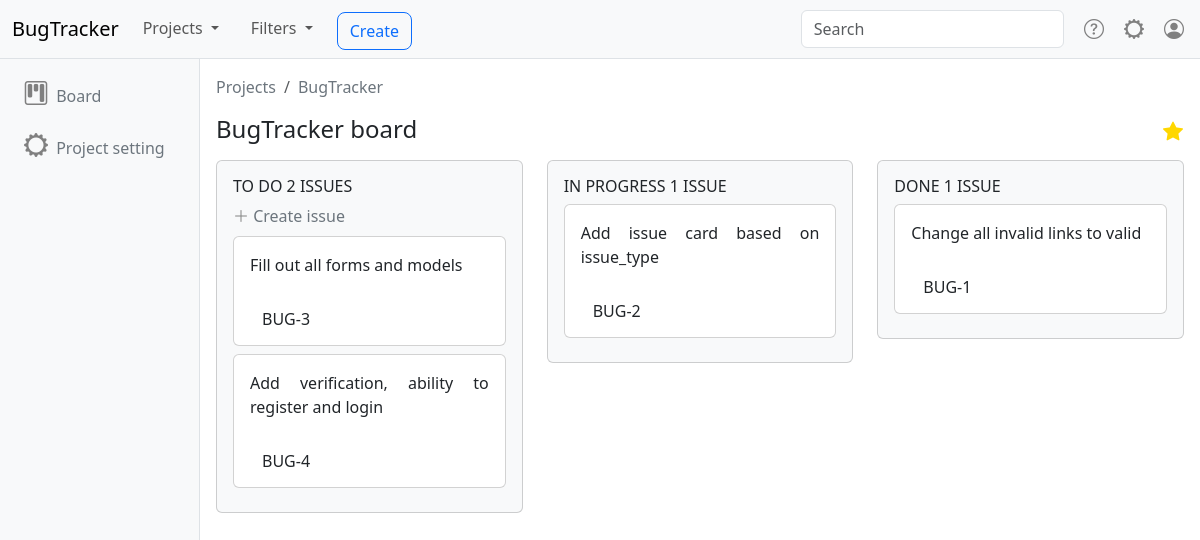
The app's page /boards/1/ with its own data.
### bugtracker/models.py (models this page shows, shortened)
class Project(models.Model):
    name = models.CharField(max_length=255, unique=True)
    description = models.CharField(max_length=255, default='')
    key = models.CharField(max_length=10, default=name, unique=True)
    type = models.ForeignKey(Project_type, on_delete=models.PROTECT)
    starred = models.BooleanField(verbose_name="favorite project", default=False)
    created = models.DateTimeField(timezone.now())

class Issue(models.Model):
    project = models.ForeignKey(Project, on_delete=models.CASCADE)
    issue_num = models.PositiveIntegerField(unique=True)
    title = models.CharField(max_length=255)
    description = models.TextField(default='')
    type = models.ForeignKey(Issue_type, on_delete=models.PROTECT)
    priority = models.ForeignKey(Issue_priority, on_delete=models.PROTECT)
    status = models.ForeignKey(Issue_status, on_delete=models.PROTECT)
    author = models.ForeignKey(User, on_delete=models.CASCADE)
    created = models.DateTimeField(auto_now_add=True)
    updated = models.DateTimeField(auto_now=True)
    duedate = models.DateTimeField()
    closed  = models.DateTimeField(default=None)
    timespent = models.PositiveIntegerField(default=0)

### bugtracker/views.py (the view)
# urls.py: path("boards/<int:project_id>/", views.boards, name="boards"),
def boards(request, project_id):
    all_issues = Issue.objects.order_by('status_id')
    todo_issues = 0
    in_progress_issues = 0
    done_issues  = 0
    issue_list = []
    for issue in all_issues:
        if issue.project_id == project_id:
            if issue.status_id == 1:
                todo_issues += 1
            elif issue.status_id == 2:
                in_progress_issues += 1
            else:
                done_issues += 1
            issue_list.append(issue)
    project = Project.objects.get(id=project_id)
    project_id = project.id
    user = User.objects.get(id=1)
    context = {
        'project': project,
        'user_id': user.id,
        'project_id': project_id,
        'projects_list': projects_list,
        'issues_list': issue_list,
        'issue_types_list': issue_types_list,
        'issue_priority_list': issue_priority_list,
        'todo_issues': todo_issues,
        'in_progress_issues': in_progress_issues,
        'done_issues': done_issues,
    }
    return render(request, "boards.html", context)

### templates/boards.html (shortened to what this page needs)
{% load static %}
<!DOCTYPE html>
<html lang="en">
<head>
	<link href="https://cdn.jsdelivr.net/npm/bootstrap@5.3.0/dist/css/bootstrap.min.css" rel="stylesheet">
	<link rel="stylesheet" href="https://cdn.jsdelivr.net/npm/bootstrap-icons@1.10.5/font/bootstrap-icons.css">
	<link rel="stylesheet" href="{% static 'style.css' %}">
</head>
<body>
	<nav class="navbar navbar-expand-lg bg-body-tertiary border-bottom">
		<div class="container-fluid">
			<a class="navbar-brand" href="{% url 'projects' %}">BugTracker</a>
			<div class="collapse navbar-collapse" id="navbarText">
				<ul class="navbar-nav nav-underline me-auto mb-lg-0">
					<li class="nav-item dropdown">
						<a class="nav-link dropdown-toggle" href="#" role="button" data-bs-toggle="dropdown"
							aria-expanded="false">
							Projects
						</a>
					</li>
					<li class="nav-item dropdown">
						<a class="nav-link dropdown-toggle" href="#" role="button" data-bs-toggle="dropdown"
							aria-expanded="false">
							Filters
						</a>
					</li>
					<ul class="navbar-nav me-auto mt-1 mb-4 mb-lg-0">
						<li class="nav-item">
							<button type="button" class="btn btn-outline-primary rounded-3" data-bs-toggle="modal"
								data-bs-target="#staticBackdrop">
								Create
							</button>
						</li>
					</ul>
				</ul>
				<form class="col-12 col-lg-3 me-3" role="search">
					<input type="search" class="form-control" placeholder="Search" aria-label="Search">
				</form>
				<div class="d-flex justify-content-center">
					<ul class="navbar-expand p-0 mb-0 mb-lg-0">
						<ul class="navbar-nav">
							<li class="nav-item dropdown  m-1 me-3">
								<a href="#" role="button" data-bs-toggle="dropdown" data-bs-toggle="tooltip"
									data-bs-placement="bottom" title="Help" aria-expanded="false">
									<i class="fs-5 bi bi-question-circle icon-color"></i>
								</a>
							</li>
							<li class="nav-item dropdown m-1 me-3">
								<a href="#" role="button" data-bs-toggle="dropdown" data-bs-toggle="tooltip"
									data-bs-placement="bottom" title="Settings" aria-expanded="false">
									<i class="fs-5 bi bi-gear-wide icon-color"></i>
								</a>
							</li>
							<li class="nav-item dropdown m-1">
								<a href="#" role="button" data-bs-toggle="dropdown" data-bs-toggle="tooltip"
									data-bs-placement="bottom" title="User" aria-expanded="false">
									<i class="fs-5 bi bi-person-circle icon-color"></i>
								</a>
							</li>
						</ul>
					</ul>
				</div>
			</div>
		</div>
	</nav>
	<div class="container-fluid">
		<div class="row flex-nowrap">
			<div class="col-auto col-md-3 col-xl-2 px-sm-2 px-0 bg-body-tertiary border-end">
				<div class="d-flex flex-column align-items-center align-items-sm-start px-3 pt-2 text-white min-vh-100">
					<ul class="nav nav-pills flex-column mb-sm-auto mb-0 align-items-center align-items-sm-start"
						id="menu">
						<li class="nav-item">
							<a href="{% url 'boards' project.id %}" class="nav-link px-0 align-middle text-secondary">
								<i class="fs-4 bi bi-kanban icon-color"></i>
								<span class="ms-1 d-none d-sm-inline">Board</span>
							</a>
						</li>
						<li>
							<a href="{% url 'project-settings' project.id %}"
								class="nav-link px-0 align-middle text-secondary">
								<i class="fs-4 bi bi-gear-wide icon-color"></i>
								<span class="ms-1 d-none d-sm-inline">Project setting</span>
							</a>
						</li>
					</ul>
				</div>
			</div>
			<div class="col py-3 mx-1" style="text-align: justify;">
				<nav aria-label="Breadcrumb">
					<ol class="breadcrumb">
						<li class="breadcrumb-item">
							<a class="link-offset-2 link-secondary link-offset-3-hover link-underline
								link-underline-opacity-0 link-underline-opacity-75-hover" href="{% url 'projects'%}">
								Projects
							</a>
						</li>
						<li class="breadcrumb-item active">
							<a class="link-offset-2 link-secondary link-offset-3-hover link-underline
			                    link-underline-opacity-0 link-underline-opacity-75-hover" href="{% url 'boards' project_id%}">
								{{ project.name }}
							</a>
						</li>
					</ol>
				</nav>
				<div class="row mt-2">
					<div class="container mb-2">
						<div class="row justify-content-between text-start">
							<div class="col-sm-4">
								<h4 class="h4 fw-normal">{{project.name}} board</h4>
							</div>
							<div class="col-sm-4 text-end">
							{% if project.starred %}
								<button type="button" class="btn p-0" data-bs-toggle="tooltip"
									data-bs-placement="bottom" title="Starred project">
									<i class="fs-5 bi bi-star-fill" style="color: gold;"></i></button>
							{% else %}
								<button type="button" class="btn p-0" data-bs-toggle="tooltip"
									data-bs-placement="bottom" title="Starred project">
									<i class="fs-5 bi bi-star icon-color"></i></button>
							{% endif %}
							</div>
						</div>
					</div>
					<div class="col-sm-4">
						<div class="card bg-body-tertiary">
							<div class="card-body" ondrop="drop(event)" ondragover="allowDrop(event)">
								{% if todo_issues == 0 %}
									<h6 class="card-title">TO DO ISSUES</h6>
								{% elif todo_issues|divisibleby:2 %}
									<h6 class="card-title">TO DO {{ todo_issues }} ISSUES</h6>
								{% else %}
									<h6 class="card-title">TO DO {{ todo_issues }} ISSUE</h6>
								{% endif %}
								<div class="dropdown">
									<button type="button" class="btn p-0 mb-2 fw-medium text-secondary border-0" data-bs-toggle="dropdown"
										aria-expanded="false" data-bs-auto-close="outside">
										<i class="fs-6 bi bi-plus-lg icon-color"></i> Create issue
									</button>
								</div>
								{% for issue in issues_list %}
									{% if issue.status_id == 1 %}
										<div class="card mb-2" draggable="true" ondragstart="drag(event)" id="card{{issue.issue_num}}">
											<div class="card-body">
												{{ issue.title }}
											</div>
											<div class="card-footer border-0 bg-transparent">
												<button type="button" class="btn stretched-link border-0" data-bs-toggle="modal"
													data-bs-target="#staticBackdropBoardIssue">{{ project.key }}-{{ issue.issue_num }}
												</button>
											</div>
										</div>
									{% endif %}
								{% endfor %}
							</div>
						</div>
					</div>
					<div class="col-sm-4">
						<div class="card bg-body-tertiary">
							<div class="card-body" ondrop="drop(event)" ondragover="allowDrop(event)">
								{% if in_progress_issues == 0 %}
								<h6 class="card-title">IN PROGRESS ISSUES</h6>
								{% elif in_progress_issues|divisibleby:2 %}
								<h6 class="card-title">IN PROGRESS {{ in_progress_issues }} ISSUES</h6>
								{% else %}
								<h6 class="card-title">IN PROGRESS {{ in_progress_issues }} ISSUE</h6>
								{% endif %}
								{% for issue in issues_list %}
									{% if issue.status_id == 2 %}
										<div class="card mb-2" draggable="true" ondragstart="drag(event)" id="card{{issue.issue_num}}">
											<div class="card-body">
												{{ issue.title }}
											</div>
											<div class="card-footer border-0 bg-transparent">
												<button type="button" class="btn stretched-link border-0" data-bs-toggle="modal"
													data-bs-target="#staticBackdropBoardIssue">{{ project.key }}-{{ issue.issue_num}}
												</button>
											</div>
										</div>
									{% endif %}
								{% endfor %}
							</div>
						</div>
					</div>
					<div class="col-sm-4">
						<div class="card bg-body-tertiary">
							<div class="card-body" ondrop="drop(event)" ondragover="allowDrop(event)">
								{% if done_issues == 0 %}
									<h6 class="card-title">DONE</h6>
								{% elif done_issues|divisibleby:2 %}
									<h6 class="card-title">DONE {{ done_issues }} ISSUES</h6>
								{% else %}
									<h6 class="card-title">DONE {{ done_issues }} ISSUE</h6>
								{% endif %}
								{% for issue in issues_list %}
									{% if issue.status_id == 3 %}
										<div class="card mb-2" draggable="true" ondragstart="drag(event)" id="card{{issue.issue_num}}">
											<div class="card-body">
												{{ issue.title }}
											</div>
											<div class="card-footer border-0 bg-transparent">
												<button type="button" class="btn stretched-link border-0" data-bs-toggle="modal"
													data-bs-target="#staticBackdropBoardIssue">{{ project.key }}-{{ issue.issue_num}}
												</button>
											</div>
										</div>
									{% endif %}
								{% endfor %}
							</div>
						</div>
					</div>
				</div>
			</div>
		</div>
	</div>
</body>
</html>

### static/style.css (style rules this page uses)
.icon-color { color: grey; }

### records on screen
Project: name "BugTracker", key "BUG"
Issue: title "Fill out all forms and models", issue_num "3"
Issue: title "Add verification, ability to register and login", issue_num "4"
Issue: title "Add issue card based on issue_type", issue_num "2"
Issue: title "Change all invalid links to valid", issue_num "1"

### other values on screen
{{ todo_issues }} "2"
{{ in_progress_issues }} "1"
{{ done_issues }} "1"
